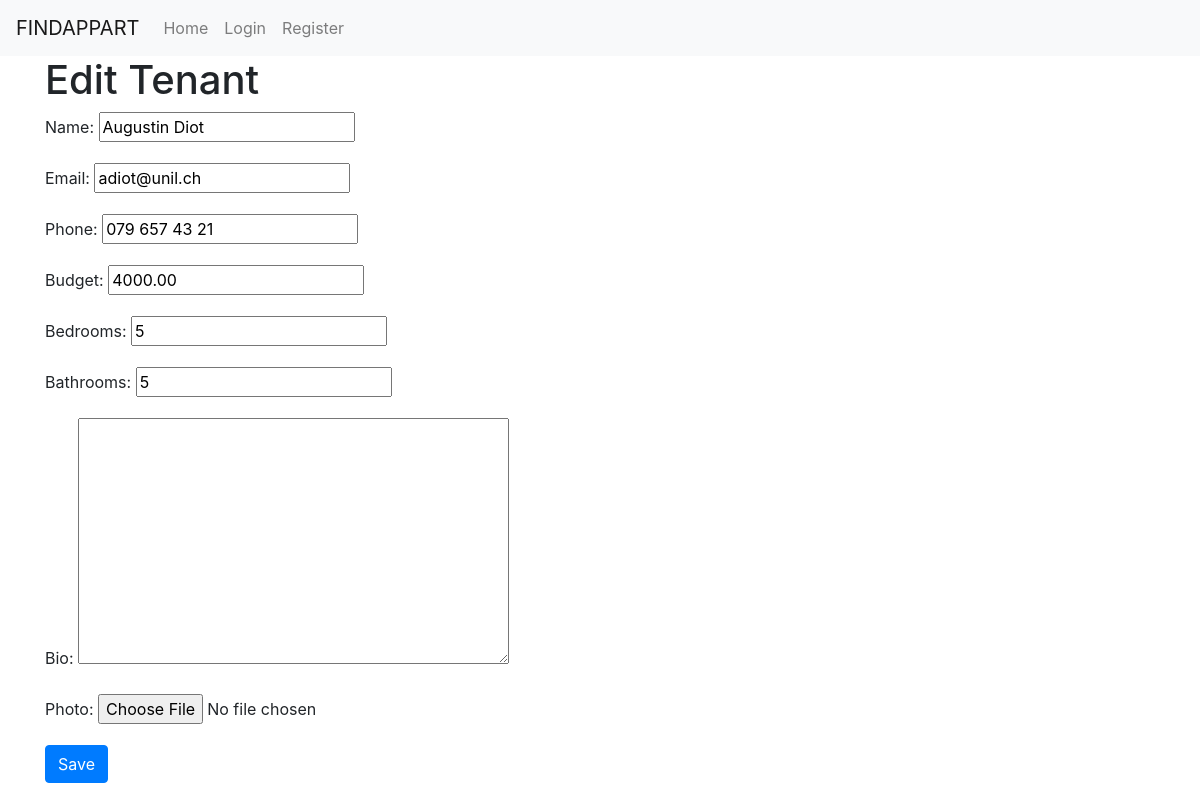
The page /tenant_update/3/ on the database its author committed.
### app1/models.py (models this page shows, shortened)
class Tenant(models.Model):
    user = models.ForeignKey(User, on_delete=models.CASCADE)
    name = models.CharField(max_length=255, blank=True, null=True)
    email = models.EmailField(blank=True, null=True)
    phone = models.CharField(max_length=20, blank=True, null=True)
    budget = models.DecimalField(max_digits=10, decimal_places=2, null=True, blank=True)
    bedrooms = models.IntegerField(blank=True, null=True)
    bathrooms = models.IntegerField(blank=True, null=True)
    bio = models.TextField(blank=True, null=True)
    photo = models.ImageField(upload_to='tenants_photos', blank=True, null=True)
    objects = models.Manager()

### app1/views.py (the view)
# urls.py: path('tenant_update/<int:pk>/', views.tenant_update, name='tenant_update'),  # Page to update a specific tenant.
def tenant_update(request, pk):
    tenant = Tenant.objects.get(pk=pk)
    if request.method == 'POST':
        form = TenantForm(request.POST, instance=tenant)
        if form.is_valid():
            form.save()
            return redirect('app1:profile')
    else:
        form = TenantForm(instance=tenant)
    context = {'form': form}
    return render(request, 'app1/tenant_form.html', context)

### app1/forms.py
class TenantForm(forms.ModelForm):
    class Meta:
        model = Tenant
        exclude = ['user']  # Exclude 'user' field from the form.

### templates/app1/tenant_form.html (shortened to what this page needs)
{% extends "base.html" %}
{% block content %}
    {% if tenant_exists %}
        <h1>{{ form.instance.pk|yesno:'Edit Tenant, OOPS...' }}</h1>
        <p>You can only have one tenant profile.</p>
    {% else %}
        <h1>{{ form.instance.pk|yesno:'Edit Tenant, Create your Tenant profile' }}</h1>
        <form method="post">
            {{ form.as_p }}
            <button type="submit" class="btn btn-primary">Save</button>
        </form>
    {% endif %}
{% endblock %}

### rows shown on the page
Tenant: instance.pk "Edit Tenant", name "Augustin Diot", email "adiot@unil.ch", phone "079 657 43 21", budget "4000.00", bedrooms "5", bathrooms "5"
